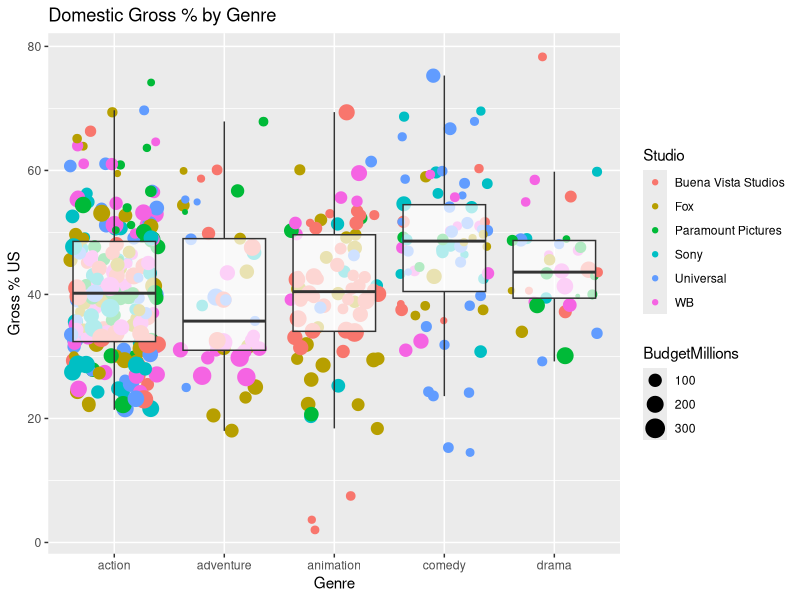
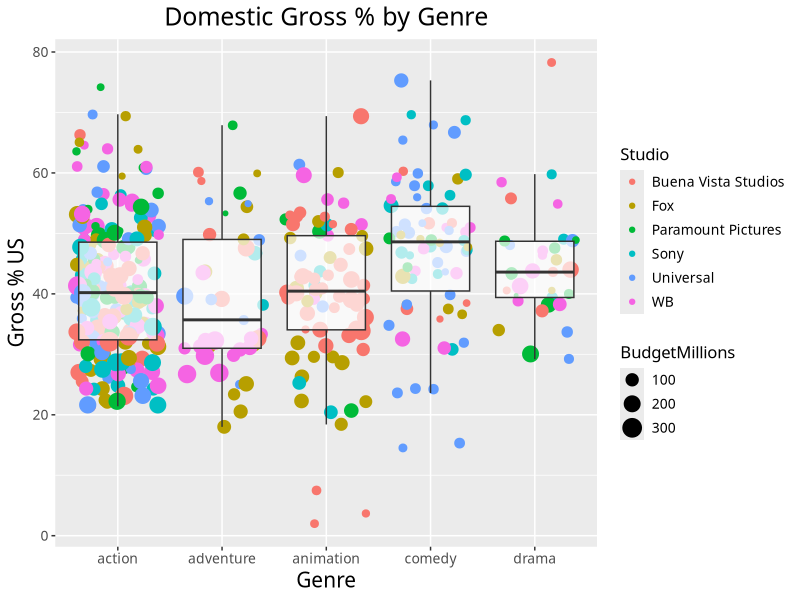
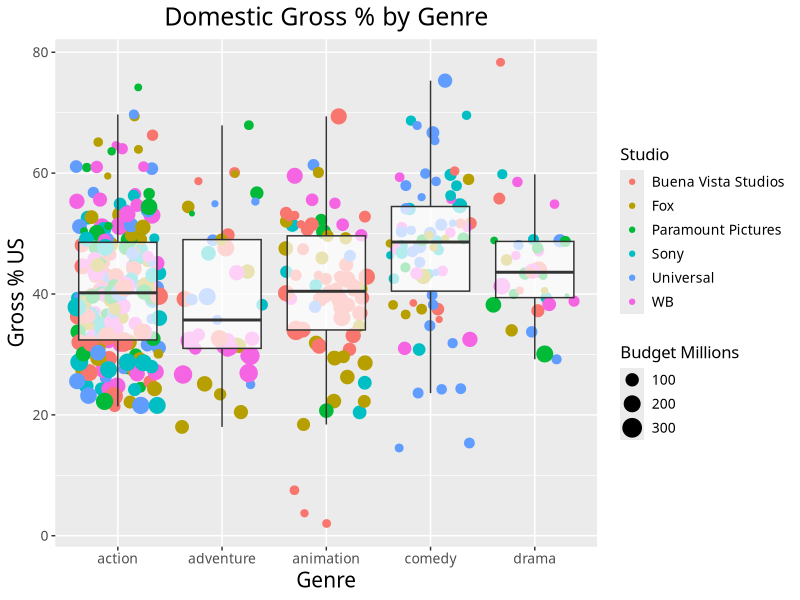

Generate these figures, in order, with R:
# Find current directory and set new working directory with file
getwd()
setwd()
movie <- read.csv('Movie_Data.csv')

# setting up packages
library(ggplot2)

# Quick Summary of Data
head(movie)
summary(movie)
str(movie)

# Setting filters for select genres + studios
unique(movie$Genre)
unique(movie$Studio)
filt <- (movie$Genre == "action") | (movie$Genre == "adventure") | (movie$Genre == "animation") | (movie$Genre == "comedy") | (movie$Genre == "drama")
filt2 <- (movie$Studio == 'Buena Vista Studios') | (movie$Studio == 'Universal') | (movie$Studio == 'Fox') | (movie$Studio == 'WB') | (movie$Studio == 'Sony') | (movie$Studio == 'Paramount Pictures')
movie2 <- movie[filt & filt2,]

# Preparing to plot and layers
p <- ggplot(data=movie2, aes(x=Genre, y=Gross...US))

# Plotting data + plot types
q <- p+ 
  geom_jitter(aes(size=BudgetMillions, color=Studio))+
  geom_boxplot(alpha=0.7, outlier.colour = NA)

# Adding labels
q <- q +
  xlab('Genre') +
  ylab('Gross % US')+
  ggtitle('Domestic Gross % by Genre')
q

# Plot theme / aesthetics
q <- q +
  theme(
    plot.title = element_text(hjust = 0.5, size=18),
    axis.title.x = element_text(size=15),
    axis.title.y = element_text(size=15),
    axis.text.x = element_text(size=10),
    axis.text.y = element_text(size=10),
    legend.title = element_text(size = 12),
    legend.text = element_text(size = 10),
    text = element_text(family='Univers')
  )
q

# Final touches
q$labels$size <- 'Budget Millions'

q